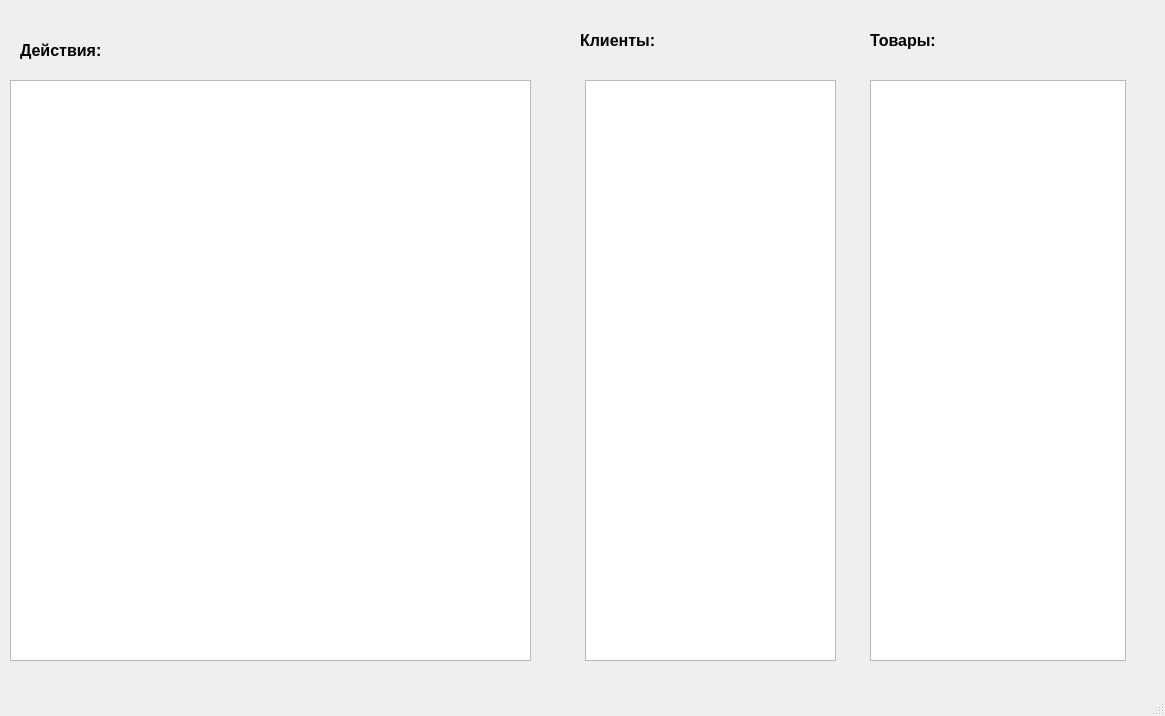
<?xml version="1.0" encoding="UTF-8"?>
<ui version="4.0">
 <class>MainWindow</class>
 <widget class="QMainWindow" name="MainWindow">
  <property name="geometry">
   <rect>
    <x>0</x>
    <y>0</y>
    <width>1165</width>
    <height>716</height>
   </rect>
  </property>
  <property name="windowTitle">
   <string>Admin_panel_bot</string>
  </property>
  <widget class="QWidget" name="centralwidget">
   <widget class="QListWidget" name="listWidget_log">
    <property name="geometry">
     <rect>
      <x>10</x>
      <y>80</y>
      <width>521</width>
      <height>581</height>
     </rect>
    </property>
   </widget>
   <widget class="QLabel" name="label">
    <property name="geometry">
     <rect>
      <x>20</x>
      <y>30</y>
      <width>251</width>
      <height>41</height>
     </rect>
    </property>
    <property name="font">
     <font>
      <pointsize>12</pointsize>
      <weight>75</weight>
      <bold>true</bold>
     </font>
    </property>
    <property name="text">
     <string>Действия:</string>
    </property>
   </widget>
   <widget class="QListWidget" name="listWidget_clients">
    <property name="geometry">
     <rect>
      <x>585</x>
      <y>80</y>
      <width>251</width>
      <height>581</height>
     </rect>
    </property>
   </widget>
   <widget class="QListWidget" name="listWidget_goods">
    <property name="geometry">
     <rect>
      <x>870</x>
      <y>80</y>
      <width>256</width>
      <height>581</height>
     </rect>
    </property>
   </widget>
   <widget class="QLabel" name="label_2">
    <property name="geometry">
     <rect>
      <x>580</x>
      <y>20</y>
      <width>251</width>
      <height>41</height>
     </rect>
    </property>
    <property name="font">
     <font>
      <pointsize>12</pointsize>
      <weight>75</weight>
      <bold>true</bold>
     </font>
    </property>
    <property name="text">
     <string>Клиенты:</string>
    </property>
   </widget>
   <widget class="QLabel" name="label_3">
    <property name="geometry">
     <rect>
      <x>870</x>
      <y>20</y>
      <width>251</width>
      <height>41</height>
     </rect>
    </property>
    <property name="font">
     <font>
      <pointsize>12</pointsize>
      <weight>75</weight>
      <bold>true</bold>
     </font>
    </property>
    <property name="text">
     <string>Товары:</string>
    </property>
   </widget>
  </widget>
  <widget class="QMenuBar" name="menubar">
   <property name="geometry">
    <rect>
     <x>0</x>
     <y>0</y>
     <width>1165</width>
     <height>21</height>
    </rect>
   </property>
  </widget>
  <widget class="QStatusBar" name="statusbar"/>
 </widget>
 <resources/>
 <connections/>
</ui>
